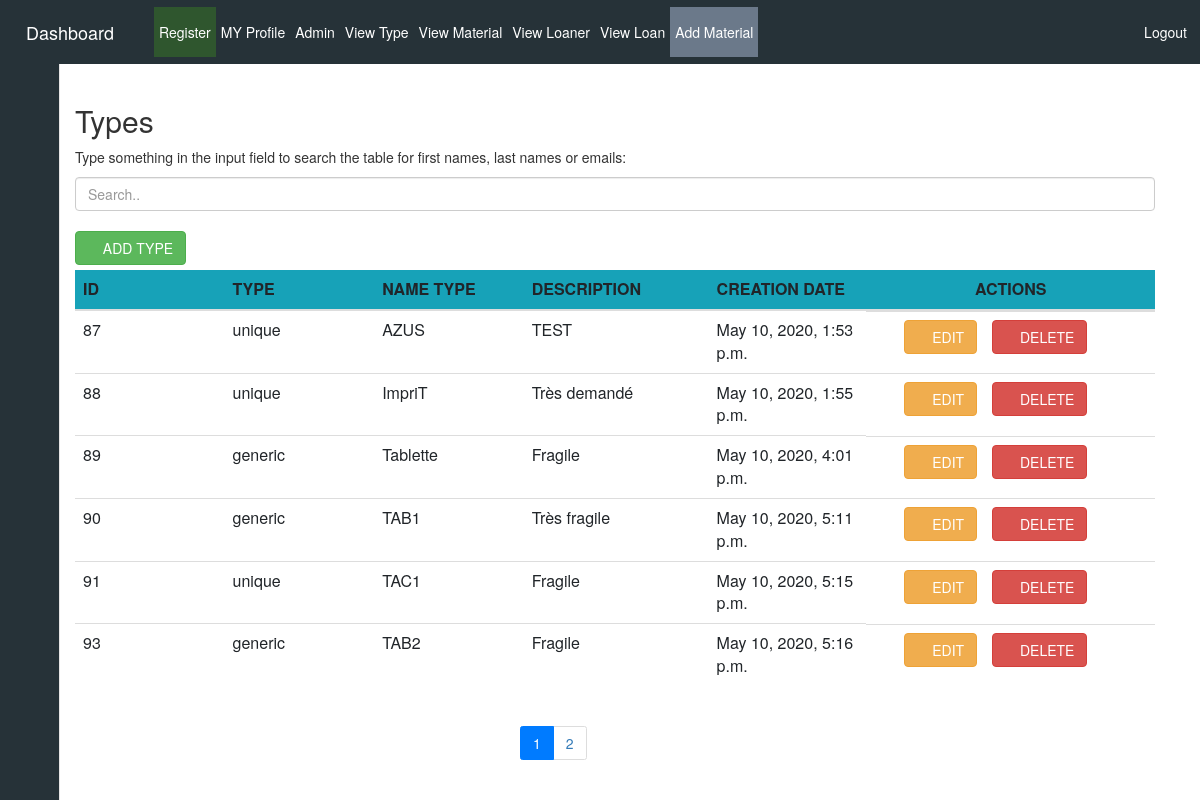
Page /TypeView (signed in) on the committed database.
### siteWeb/models.py (models this page shows, shortened)
class Type(models.Model):
    TYPE_GENERIC = 'generic'
    TYPE_UNIQUE = 'unique'
    TYPE_CHOICES = (
        (TYPE_GENERIC, 'generic'),
        (TYPE_UNIQUE, 'unique'),
    )
    material_type = models.CharField(max_length=250, choices=TYPE_CHOICES, default=TYPE_GENERIC)
    name_type = models.CharField(max_length=250)
    description = models.TextField(blank=True)
    creation_date_type = models.DateTimeField(auto_now_add=True)
    unavailable = models.BooleanField(default=False)

### siteWeb/crudAjaxTypeViews.py (the view)
# urls.py: path('TypeView', crudAjaxTypeViews.TypeView, name='TypeView'),
def TypeView(request):
    form = formType()
    type = Type.objects.all()
    paginator = Paginator(type, per_page=6)
    page_number = request.GET.get('page', 1)
    page_obj = paginator.get_page(page_number)
    return render(request, 'siteWeb/type/ajaxCrudType.html', {"form": form, "types": page_obj.object_list, 'paginator': paginator, 'page_number': int(page_number)})

### siteWeb/forms.py
class formType(forms.ModelForm):
    class Meta:
        model = Type
        exclude = ['creation_date_type']

### siteWeb/templates/siteWeb/type/ajaxCrudType.html (shortened to what this page needs)
{% include "siteWeb/includes/dashboard.html" %}
{% load crispy_forms_tags %}
{% load static %}
{% block content %}
<head>
</head>
<div class="container">
    {% if user.is_authenticated %}
    <div class="container">
        <div class="container-fluid">
            <h2>Types</h2>
            <p>Type something in the input field to search the table for first names, last names or emails:</p>
            <input class="form-control" id="myInput" type="text" placeholder="Search..">
            <br>
            <button class="btn btn-success add-form offset-12">
                <span><i class="fas fa-plus"></i> ADD TYPE</span>
            </button>
        </div>
        <div class="table-responsive table-body">
            <table id="typeTable" class="table container-fluid table-responsive mt-2">
                <thead class="bg-info">
                    <th scope="row" class="col-md-1">ID</th>
                    <th scope="col" class="col-md-1">TYPE</th>
                    <th scope="col" class="col-md-1">NAME TYPE</th>
                    <th scope="col" class="col-md-1">DESCRIPTION</th>
                    <th scope="col" class="col-md-1">CREATION DATE</th>
                    <th scope="col" class="col-md-1 text-center">ACTIONS</th>
                </thead>
                <tbody id="myTable">
                    {% for type in types %}
                    <tr id="type-{{type.id}}">
                        <td>{{type.id}}</td>
                        <td class="typeMaterial_type typeData" name="material_type">{{type.material_type}}</td>
                        <td class="typeName_type typeData" name="name_type">{{type.name_type}}</td>
                        <td class="typeDescription typeData" name="description">{{type.description}}</td>
                        <td class="typeCreation_date typeData" name="creation_date">{{type.creation_date_type}}</td>
                        <td class="d-flex">
                            <button class="btn btn-warning edit-form ml-5 mr-2" onClick="editType({{type.id}})">
                                <span><i class="far fa-edit"></i></span> EDIT
                            </button>
                            <button class="btn btn-danger ml-3" onClick="deleteType({{type.id}})">
                                <span><i class="far fa-trash-alt"></i></span> DELETE
                            </button>
                        </td>
                    </tr>
                    {% endfor %}
                </tbody>
            </table>
        </div>
        <div class="row">
            <div class="offset-5">
                <ul class="pagination">
                    {% for i in paginator.page_range %}
                    <li class="page-item {% if i == page_number %} active {% endif %}">
                        <a class="page-link"  href="?page={{ i }}">{{ i }}</a>
                    </li>
                    {% endfor %}
                </ul>
            </div>
        </div>
    </div>
    {% else %}
    <center><p> No Permittion. If you have an account, <a href="/accounts/login">login.</a></p></center>
    {% endif %}
</div>
{% endblock %}

### rows in the picture
Type: id "87", material_type "unique", name_type "AZUS", description "TEST", creation_date_type "May 10, 2020, 1:53 p.m."
Type: id "88", material_type "unique", name_type "ImpriT", description "Très demandé", creation_date_type "May 10, 2020, 1:55 p.m."
Type: id "89", material_type "generic", name_type "Tablette", description "Fragile", creation_date_type "May 10, 2020, 4:01 p.m."
Type: id "90", material_type "generic", name_type "TAB1", description "Très fragile", creation_date_type "May 10, 2020, 5:11 p.m."
Type: id "91", material_type "unique", name_type "TAC1", description "Fragile", creation_date_type "May 10, 2020, 5:15 p.m."
Type: id "93", material_type "generic", name_type "TAB2", description "Fragile", creation_date_type "May 10, 2020, 5:16 p.m."

### other values in the picture
{{ i }} "1" "2"
